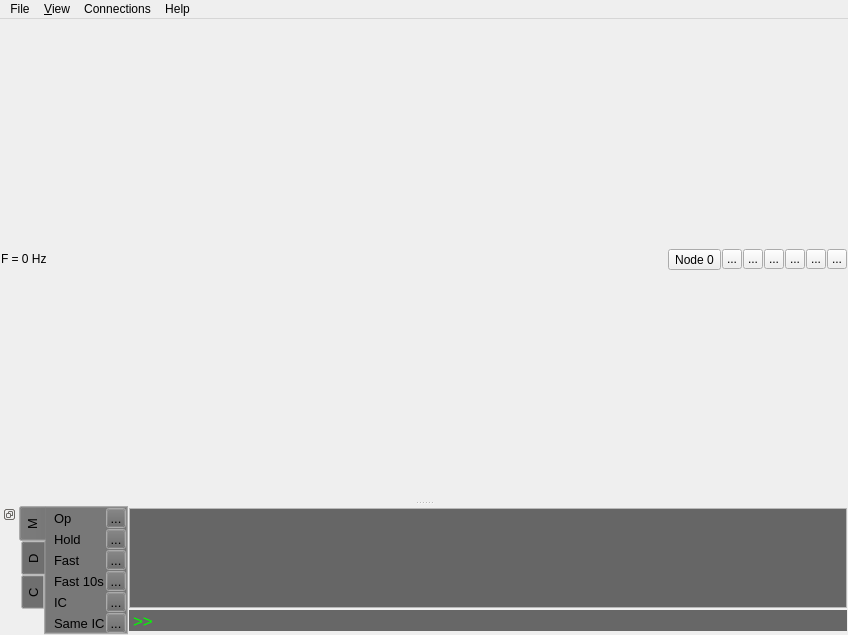
<?xml version="1.0" encoding="UTF-8"?>
<ui version="4.0">
 <class>MainWindow</class>
 <widget class="QMainWindow" name="MainWindow">
  <property name="geometry">
   <rect>
    <x>0</x>
    <y>0</y>
    <width>848</width>
    <height>635</height>
   </rect>
  </property>
  <property name="windowTitle">
   <string>BlueSkyGL</string>
  </property>
  <widget class="QWidget" name="centralwidget">
   <layout class="QVBoxLayout" name="verticalLayout">
    <property name="spacing">
     <number>1</number>
    </property>
    <property name="leftMargin">
     <number>1</number>
    </property>
    <property name="topMargin">
     <number>1</number>
    </property>
    <property name="rightMargin">
     <number>1</number>
    </property>
    <property name="bottomMargin">
     <number>1</number>
    </property>
    <item>
     <layout class="QHBoxLayout" name="horizontalLayout">
      <property name="spacing">
       <number>1</number>
      </property>
      <property name="sizeConstraint">
       <enum>QLayout::SetDefaultConstraint</enum>
      </property>
      <item>
       <widget class="QLabel" name="siminfoLabel">
        <property name="maximumSize">
         <size>
          <width>16777215</width>
          <height>20</height>
         </size>
        </property>
        <property name="text">
         <string>F = 0 Hz</string>
        </property>
       </widget>
      </item>
      <item>
       <widget class="QToolButton" name="simnodes">
        <property name="text">
         <string>Node 0</string>
        </property>
        <property name="popupMode">
         <enum>QToolButton::InstantPopup</enum>
        </property>
        <property name="toolButtonStyle">
         <enum>Qt::ToolButtonTextOnly</enum>
        </property>
       </widget>
      </item>
      <item>
       <widget class="QToolButton" name="panleft">
        <property name="maximumSize">
         <size>
          <width>20</width>
          <height>20</height>
         </size>
        </property>
        <property name="text">
         <string>...</string>
        </property>
       </widget>
      </item>
      <item>
       <widget class="QToolButton" name="panright">
        <property name="maximumSize">
         <size>
          <width>20</width>
          <height>20</height>
         </size>
        </property>
        <property name="text">
         <string>...</string>
        </property>
       </widget>
      </item>
      <item>
       <widget class="QToolButton" name="panup">
        <property name="maximumSize">
         <size>
          <width>20</width>
          <height>20</height>
         </size>
        </property>
        <property name="text">
         <string>...</string>
        </property>
       </widget>
      </item>
      <item>
       <widget class="QToolButton" name="pandown">
        <property name="maximumSize">
         <size>
          <width>20</width>
          <height>20</height>
         </size>
        </property>
        <property name="text">
         <string>...</string>
        </property>
       </widget>
      </item>
      <item>
       <widget class="QToolButton" name="zoomin">
        <property name="maximumSize">
         <size>
          <width>20</width>
          <height>20</height>
         </size>
        </property>
        <property name="text">
         <string>...</string>
        </property>
       </widget>
      </item>
      <item>
       <widget class="QToolButton" name="zoomout">
        <property name="maximumSize">
         <size>
          <width>20</width>
          <height>20</height>
         </size>
        </property>
        <property name="text">
         <string>...</string>
        </property>
       </widget>
      </item>
     </layout>
    </item>
   </layout>
  </widget>
  <widget class="QDockWidget" name="dockWidget">
   <property name="palette">
    <palette>
     <active>
      <colorrole role="Button">
       <brush brushstyle="SolidPattern">
        <color alpha="255">
         <red>102</red>
         <green>102</green>
         <blue>102</blue>
        </color>
       </brush>
      </colorrole>
      <colorrole role="Light">
       <brush brushstyle="SolidPattern">
        <color alpha="255">
         <red>102</red>
         <green>102</green>
         <blue>102</blue>
        </color>
       </brush>
      </colorrole>
      <colorrole role="Midlight">
       <brush brushstyle="SolidPattern">
        <color alpha="255">
         <red>102</red>
         <green>102</green>
         <blue>102</blue>
        </color>
       </brush>
      </colorrole>
     </active>
     <inactive>
      <colorrole role="Button">
       <brush brushstyle="SolidPattern">
        <color alpha="255">
         <red>102</red>
         <green>102</green>
         <blue>102</blue>
        </color>
       </brush>
      </colorrole>
      <colorrole role="Light">
       <brush brushstyle="SolidPattern">
        <color alpha="255">
         <red>102</red>
         <green>102</green>
         <blue>102</blue>
        </color>
       </brush>
      </colorrole>
      <colorrole role="Midlight">
       <brush brushstyle="SolidPattern">
        <color alpha="255">
         <red>102</red>
         <green>102</green>
         <blue>102</blue>
        </color>
       </brush>
      </colorrole>
     </inactive>
     <disabled>
      <colorrole role="Button">
       <brush brushstyle="SolidPattern">
        <color alpha="255">
         <red>102</red>
         <green>102</green>
         <blue>102</blue>
        </color>
       </brush>
      </colorrole>
      <colorrole role="Light">
       <brush brushstyle="SolidPattern">
        <color alpha="255">
         <red>102</red>
         <green>102</green>
         <blue>102</blue>
        </color>
       </brush>
      </colorrole>
      <colorrole role="Midlight">
       <brush brushstyle="SolidPattern">
        <color alpha="255">
         <red>102</red>
         <green>102</green>
         <blue>102</blue>
        </color>
       </brush>
      </colorrole>
     </disabled>
    </palette>
   </property>
   <property name="contextMenuPolicy">
    <enum>Qt::NoContextMenu</enum>
   </property>
   <property name="floating">
    <bool>false</bool>
   </property>
   <property name="features">
    <set>QDockWidget::DockWidgetFloatable|QDockWidget::DockWidgetVerticalTitleBar</set>
   </property>
   <property name="allowedAreas">
    <set>Qt::BottomDockWidgetArea</set>
   </property>
   <attribute name="dockWidgetArea">
    <number>8</number>
   </attribute>
   <widget class="QWidget" name="dockWidgetContents">
    <property name="contextMenuPolicy">
     <enum>Qt::NoContextMenu</enum>
    </property>
    <layout class="QGridLayout" name="gridLayout">
     <property name="leftMargin">
      <number>0</number>
     </property>
     <property name="topMargin">
      <number>0</number>
     </property>
     <property name="rightMargin">
      <number>0</number>
     </property>
     <property name="bottomMargin">
      <number>0</number>
     </property>
     <property name="spacing">
      <number>0</number>
     </property>
     <item row="2" column="1">
      <widget class="QWidget" name="verticalWidget" native="true">
       <layout class="QVBoxLayout" name="verticalLayout_3">
        <property name="spacing">
         <number>1</number>
        </property>
        <property name="sizeConstraint">
         <enum>QLayout::SetMinimumSize</enum>
        </property>
        <property name="leftMargin">
         <number>1</number>
        </property>
        <property name="topMargin">
         <number>1</number>
        </property>
        <property name="rightMargin">
         <number>1</number>
        </property>
        <property name="bottomMargin">
         <number>1</number>
        </property>
        <item>
         <widget class="QTextEdit" name="stackText">
          <property name="maximumSize">
           <size>
            <width>16777215</width>
            <height>100</height>
           </size>
          </property>
          <property name="palette">
           <palette>
            <active>
             <colorrole role="Light">
              <brush brushstyle="SolidPattern">
               <color alpha="255">
                <red>102</red>
                <green>102</green>
                <blue>102</blue>
               </color>
              </brush>
             </colorrole>
             <colorrole role="Text">
              <brush brushstyle="SolidPattern">
               <color alpha="255">
                <red>0</red>
                <green>240</green>
                <blue>0</blue>
               </color>
              </brush>
             </colorrole>
             <colorrole role="Base">
              <brush brushstyle="SolidPattern">
               <color alpha="255">
                <red>102</red>
                <green>102</green>
                <blue>102</blue>
               </color>
              </brush>
             </colorrole>
            </active>
            <inactive>
             <colorrole role="Light">
              <brush brushstyle="SolidPattern">
               <color alpha="255">
                <red>102</red>
                <green>102</green>
                <blue>102</blue>
               </color>
              </brush>
             </colorrole>
             <colorrole role="Text">
              <brush brushstyle="SolidPattern">
               <color alpha="255">
                <red>0</red>
                <green>240</green>
                <blue>0</blue>
               </color>
              </brush>
             </colorrole>
             <colorrole role="Base">
              <brush brushstyle="SolidPattern">
               <color alpha="255">
                <red>102</red>
                <green>102</green>
                <blue>102</blue>
               </color>
              </brush>
             </colorrole>
            </inactive>
            <disabled>
             <colorrole role="Light">
              <brush brushstyle="SolidPattern">
               <color alpha="255">
                <red>102</red>
                <green>102</green>
                <blue>102</blue>
               </color>
              </brush>
             </colorrole>
             <colorrole role="Text">
              <brush brushstyle="SolidPattern">
               <color alpha="255">
                <red>127</red>
                <green>127</green>
                <blue>127</blue>
               </color>
              </brush>
             </colorrole>
             <colorrole role="Base">
              <brush brushstyle="SolidPattern">
               <color alpha="255">
                <red>237</red>
                <green>237</green>
                <blue>237</blue>
               </color>
              </brush>
             </colorrole>
            </disabled>
           </palette>
          </property>
          <property name="font">
           <font>
            <family>Courier New</family>
            <kerning>false</kerning>
           </font>
          </property>
          <property name="layoutDirection">
           <enum>Qt::LeftToRight</enum>
          </property>
          <property name="undoRedoEnabled">
           <bool>false</bool>
          </property>
          <property name="readOnly">
           <bool>true</bool>
          </property>
         </widget>
        </item>
        <item>
         <widget class="QTextEdit" name="lineEdit">
          <property name="maximumSize">
           <size>
            <width>16777214</width>
            <height>21</height>
           </size>
          </property>
          <property name="palette">
           <palette>
            <active>
             <colorrole role="Text">
              <brush brushstyle="SolidPattern">
               <color alpha="255">
                <red>0</red>
                <green>255</green>
                <blue>0</blue>
               </color>
              </brush>
             </colorrole>
             <colorrole role="Base">
              <brush brushstyle="SolidPattern">
               <color alpha="255">
                <red>103</red>
                <green>103</green>
                <blue>103</blue>
               </color>
              </brush>
             </colorrole>
            </active>
            <inactive>
             <colorrole role="Text">
              <brush brushstyle="SolidPattern">
               <color alpha="255">
                <red>0</red>
                <green>255</green>
                <blue>0</blue>
               </color>
              </brush>
             </colorrole>
             <colorrole role="Base">
              <brush brushstyle="SolidPattern">
               <color alpha="255">
                <red>103</red>
                <green>103</green>
                <blue>103</blue>
               </color>
              </brush>
             </colorrole>
            </inactive>
            <disabled>
             <colorrole role="Text">
              <brush brushstyle="SolidPattern">
               <color alpha="255">
                <red>127</red>
                <green>127</green>
                <blue>127</blue>
               </color>
              </brush>
             </colorrole>
             <colorrole role="Base">
              <brush brushstyle="SolidPattern">
               <color alpha="255">
                <red>237</red>
                <green>237</green>
                <blue>237</blue>
               </color>
              </brush>
             </colorrole>
            </disabled>
           </palette>
          </property>
          <property name="cursor" stdset="0">
           <cursorShape>IBeamCursor</cursorShape>
          </property>
          <property name="autoFillBackground">
           <bool>false</bool>
          </property>
          <property name="inputMethodHints">
           <set>Qt::ImhNone</set>
          </property>
          <property name="frameShape">
           <enum>QFrame::NoFrame</enum>
          </property>
          <property name="lineWidth">
           <number>0</number>
          </property>
          <property name="verticalScrollBarPolicy">
           <enum>Qt::ScrollBarAlwaysOff</enum>
          </property>
          <property name="horizontalScrollBarPolicy">
           <enum>Qt::ScrollBarAlwaysOff</enum>
          </property>
          <property name="readOnly">
           <bool>true</bool>
          </property>
          <property name="html">
           <string>&lt;!DOCTYPE HTML PUBLIC &quot;-//W3C//DTD HTML 4.0//EN&quot; &quot;http://www.w3.org/TR/REC-html40/strict.dtd&quot;&gt;
&lt;html&gt;&lt;head&gt;&lt;meta name=&quot;qrichtext&quot; content=&quot;1&quot; /&gt;&lt;style type=&quot;text/css&quot;&gt;
p, li { white-space: pre-wrap; }
&lt;/style&gt;&lt;/head&gt;&lt;body style=&quot; font-family:'.SF NS Text'; font-size:13pt; font-weight:400; font-style:normal;&quot;&gt;
&lt;p style=&quot; margin-top:0px; margin-bottom:0px; margin-left:0px; margin-right:0px; -qt-block-indent:0; text-indent:0px;&quot;&gt;&lt;span style=&quot; font-family:'.Helvetica Neue DeskInterface';&quot;&gt;&amp;gt;&amp;gt;&lt;/span&gt;&lt;/p&gt;&lt;/body&gt;&lt;/html&gt;</string>
          </property>
         </widget>
        </item>
       </layout>
      </widget>
     </item>
     <item row="2" column="0">
      <widget class="QTabWidget" name="tabWidget">
       <property name="sizePolicy">
        <sizepolicy hsizetype="Minimum" vsizetype="Expanding">
         <horstretch>0</horstretch>
         <verstretch>0</verstretch>
        </sizepolicy>
       </property>
       <property name="font">
        <font>
         <pointsize>10</pointsize>
        </font>
       </property>
       <property name="tabPosition">
        <enum>QTabWidget::West</enum>
       </property>
       <property name="tabShape">
        <enum>QTabWidget::Rounded</enum>
       </property>
       <property name="currentIndex">
        <number>0</number>
       </property>
       <widget class="QWidget" name="tab">
        <attribute name="title">
         <string>M</string>
        </attribute>
        <layout class="QFormLayout" name="formLayout">
         <property name="sizeConstraint">
          <enum>QLayout::SetDefaultConstraint</enum>
         </property>
         <property name="formAlignment">
          <set>Qt::AlignRight|Qt::AlignTop|Qt::AlignTrailing</set>
         </property>
         <property name="horizontalSpacing">
          <number>1</number>
         </property>
         <property name="verticalSpacing">
          <number>1</number>
         </property>
         <property name="leftMargin">
          <number>0</number>
         </property>
         <property name="topMargin">
          <number>0</number>
         </property>
         <property name="rightMargin">
          <number>1</number>
         </property>
         <property name="bottomMargin">
          <number>0</number>
         </property>
         <item row="2" column="0">
          <widget class="QLabel" name="label">
           <property name="font">
            <font>
             <pointsize>10</pointsize>
            </font>
           </property>
           <property name="text">
            <string>Op</string>
           </property>
          </widget>
         </item>
         <item row="3" column="0">
          <widget class="QLabel" name="label_2">
           <property name="font">
            <font>
             <pointsize>10</pointsize>
            </font>
           </property>
           <property name="text">
            <string>Hold</string>
           </property>
          </widget>
         </item>
         <item row="3" column="1">
          <widget class="QToolButton" name="hold">
           <property name="maximumSize">
            <size>
             <width>20</width>
             <height>20</height>
            </size>
           </property>
           <property name="text">
            <string>...</string>
           </property>
          </widget>
         </item>
         <item row="4" column="0">
          <widget class="QLabel" name="label_3">
           <property name="font">
            <font>
             <pointsize>10</pointsize>
            </font>
           </property>
           <property name="text">
            <string>Fast</string>
           </property>
          </widget>
         </item>
         <item row="4" column="1">
          <widget class="QToolButton" name="fast">
           <property name="maximumSize">
            <size>
             <width>20</width>
             <height>20</height>
            </size>
           </property>
           <property name="text">
            <string>...</string>
           </property>
          </widget>
         </item>
         <item row="5" column="0">
          <widget class="QLabel" name="label_4">
           <property name="font">
            <font>
             <pointsize>10</pointsize>
            </font>
           </property>
           <property name="text">
            <string>Fast 10s</string>
           </property>
          </widget>
         </item>
         <item row="5" column="1">
          <widget class="QToolButton" name="fast10">
           <property name="maximumSize">
            <size>
             <width>20</width>
             <height>20</height>
            </size>
           </property>
           <property name="text">
            <string>...</string>
           </property>
          </widget>
         </item>
         <item row="6" column="0">
          <widget class="QLabel" name="label_5">
           <property name="font">
            <font>
             <pointsize>10</pointsize>
            </font>
           </property>
           <property name="text">
            <string>IC</string>
           </property>
          </widget>
         </item>
         <item row="6" column="1">
          <widget class="QToolButton" name="ic">
           <property name="maximumSize">
            <size>
             <width>20</width>
             <height>20</height>
            </size>
           </property>
           <property name="text">
            <string>...</string>
           </property>
          </widget>
         </item>
         <item row="7" column="0">
          <widget class="QLabel" name="label_6">
           <property name="font">
            <font>
             <pointsize>10</pointsize>
            </font>
           </property>
           <property name="text">
            <string>Same IC</string>
           </property>
          </widget>
         </item>
         <item row="7" column="1">
          <widget class="QToolButton" name="sameic">
           <property name="maximumSize">
            <size>
             <width>20</width>
             <height>20</height>
            </size>
           </property>
           <property name="text">
            <string>...</string>
           </property>
          </widget>
         </item>
         <item row="2" column="1">
          <widget class="QToolButton" name="op">
           <property name="maximumSize">
            <size>
             <width>20</width>
             <height>20</height>
            </size>
           </property>
           <property name="text">
            <string>...</string>
           </property>
          </widget>
         </item>
        </layout>
       </widget>
       <widget class="QWidget" name="tab_2">
        <attribute name="title">
         <string>D</string>
        </attribute>
        <layout class="QFormLayout" name="formLayout">
         <property name="sizeConstraint">
          <enum>QLayout::SetDefaultConstraint</enum>
         </property>
         <property name="formAlignment">
          <set>Qt::AlignRight|Qt::AlignTop|Qt::AlignTrailing</set>
         </property>
         <property name="horizontalSpacing">
          <number>1</number>
         </property>
         <property name="verticalSpacing">
          <number>1</number>
         </property>
         <property name="leftMargin">
          <number>0</number>
         </property>
         <property name="topMargin">
          <number>0</number>
         </property>
         <property name="rightMargin">
          <number>1</number>
         </property>
         <property name="bottomMargin">
          <number>0</number>
         </property>
         <item row="2" column="0">
          <widget class="QLabel" name="label">
           <property name="font">
            <font>
             <pointsize>10</pointsize>
            </font>
           </property>
           <property name="text">
            <string>AC</string>
           </property>
          </widget>
         </item>
         <item row="2" column="1">
          <widget class="QToolButton" name="showac">
           <property name="maximumSize">
            <size>
             <width>20</width>
             <height>20</height>
            </size>
           </property>
           <property name="text">
            <string>...</string>
           </property>
          </widget>
         </item>
         <item row="3" column="0">
          <widget class="QLabel" name="label_2">
           <property name="font">
            <font>
             <pointsize>10</pointsize>
            </font>
           </property>
           <property name="text">
            <string>PZ</string>
           </property>
          </widget>
         </item>
         <item row="3" column="1">
          <widget class="QToolButton" name="showpz">
           <property name="maximumSize">
            <size>
             <width>20</width>
             <height>20</height>
            </size>
           </property>
           <property name="text">
            <string>...</string>
           </property>
          </widget>
         </item>
         <item row="4" column="0">
          <widget class="QLabel" name="label_3">
           <property name="font">
            <font>
             <pointsize>10</pointsize>
            </font>
           </property>
           <property name="text">
            <string>Apt</string>
           </property>
          </widget>
         </item>
         <item row="4" column="1">
          <widget class="QToolButton" name="showapt">
           <property name="maximumSize">
            <size>
             <width>20</width>
             <height>20</height>
            </size>
           </property>
           <property name="text">
            <string>...</string>
           </property>
          </widget>
         </item>
         <item row="5" column="0">
          <widget class="QLabel" name="label_4">
           <property name="font">
            <font>
             <pointsize>10</pointsize>
            </font>
           </property>
           <property name="text">
            <string>Wpt</string>
           </property>
          </widget>
         </item>
         <item row="5" column="1">
          <widget class="QToolButton" name="showwpt">
           <property name="maximumSize">
            <size>
             <width>20</width>
             <height>20</height>
            </size>
           </property>
           <property name="text">
            <string>...</string>
           </property>
          </widget>
         </item>
         <item row="6" column="0">
          <widget class="QLabel" name="label_5">
           <property name="font">
            <font>
             <pointsize>10</pointsize>
            </font>
           </property>
           <property name="text">
            <string>Labels</string>
           </property>
          </widget>
         </item>
         <item row="6" column="1">
          <widget class="QToolButton" name="showlabels">
           <property name="maximumSize">
            <size>
             <width>20</width>
             <height>20</height>
            </size>
           </property>
           <property name="text">
            <string>...</string>
           </property>
          </widget>
         </item>
         <item row="7" column="0">
          <widget class="QLabel" name="label_6">
           <property name="font">
            <font>
             <pointsize>10</pointsize>
            </font>
           </property>
           <property name="text">
            <string>Map</string>
           </property>
          </widget>
         </item>
         <item row="7" column="1">
          <widget class="QToolButton" name="showmap">
           <property name="maximumSize">
            <size>
             <width>20</width>
             <height>20</height>
            </size>
           </property>
           <property name="text">
            <string>...</string>
           </property>
          </widget>
         </item>
        </layout>
       </widget>
       <widget class="QWidget" name="tab_4">
        <attribute name="title">
         <string>C</string>
        </attribute>
        <layout class="QFormLayout" name="formLayout">
         <property name="sizeConstraint">
          <enum>QLayout::SetDefaultConstraint</enum>
         </property>
         <property name="formAlignment">
          <set>Qt::AlignRight|Qt::AlignTop|Qt::AlignTrailing</set>
         </property>
         <property name="horizontalSpacing">
          <number>1</number>
         </property>
         <property name="verticalSpacing">
          <number>1</number>
         </property>
         <property name="leftMargin">
          <number>0</number>
         </property>
         <property name="topMargin">
          <number>0</number>
         </property>
         <property name="rightMargin">
          <number>1</number>
         </property>
         <property name="bottomMargin">
          <number>0</number>
         </property>
         <item row="2" column="0">
          <widget class="QLabel" name="label">
           <property name="font">
            <font>
             <pointsize>10</pointsize>
            </font>
           </property>
           <property name="text">
            <string>Custom 1</string>
           </property>
          </widget>
         </item>
         <item row="2" column="1">
          <widget class="QToolButton" name="custom1">
           <property name="maximumSize">
            <size>
             <width>20</width>
             <height>20</height>
            </size>
           </property>
           <property name="text">
            <string>...</string>
           </property>
          </widget>
         </item>
         <item row="3" column="0">
          <widget class="QLabel" name="label_2">
           <property name="font">
            <font>
             <pointsize>10</pointsize>
            </font>
           </property>
           <property name="text">
            <string>Custom 2</string>
           </property>
          </widget>
         </item>
         <item row="3" column="1">
          <widget class="QToolButton" name="custom2">
           <property name="maximumSize">
            <size>
             <width>20</width>
             <height>20</height>
            </size>
           </property>
           <property name="text">
            <string>...</string>
           </property>
          </widget>
         </item>
         <item row="4" column="0">
          <widget class="QLabel" name="label_3">
           <property name="font">
            <font>
             <pointsize>10</pointsize>
            </font>
           </property>
           <property name="text">
            <string>Custom 3</string>
           </property>
          </widget>
         </item>
         <item row="4" column="1">
          <widget class="QToolButton" name="custom3">
           <property name="maximumSize">
            <size>
             <width>20</width>
             <height>20</height>
            </size>
           </property>
           <property name="text">
            <string>...</string>
           </property>
          </widget>
         </item>
         <item row="5" column="0">
          <widget class="QLabel" name="label_4">
           <property name="font">
            <font>
             <pointsize>10</pointsize>
            </font>
           </property>
           <property name="text">
            <string>Custom 4</string>
           </property>
          </widget>
         </item>
         <item row="5" column="1">
          <widget class="QToolButton" name="custom4">
           <property name="maximumSize">
            <size>
             <width>20</width>
             <height>20</height>
            </size>
           </property>
           <property name="text">
            <string>...</string>
           </property>
          </widget>
         </item>
         <item row="6" column="0">
          <widget class="QLabel" name="label_5">
           <property name="font">
            <font>
             <pointsize>10</pointsize>
            </font>
           </property>
           <property name="text">
            <string>Custom 5</string>
           </property>
          </widget>
         </item>
         <item row="6" column="1">
          <widget class="QToolButton" name="custom5">
           <property name="maximumSize">
            <size>
             <width>20</width>
             <height>20</height>
            </size>
           </property>
           <property name="text">
            <string>...</string>
           </property>
          </widget>
         </item>
         <item row="7" column="0">
          <widget class="QLabel" name="label_6">
           <property name="font">
            <font>
             <pointsize>10</pointsize>
            </font>
           </property>
           <property name="text">
            <string>Custom 6</string>
           </property>
          </widget>
         </item>
         <item row="7" column="1">
          <widget class="QToolButton" name="custom6">
           <property name="maximumSize">
            <size>
             <width>20</width>
             <height>20</height>
            </size>
           </property>
           <property name="text">
            <string>...</string>
           </property>
          </widget>
         </item>
        </layout>
       </widget>
      </widget>
     </item>
    </layout>
   </widget>
  </widget>
  <widget class="QMenuBar" name="menuBar">
   <property name="geometry">
    <rect>
     <x>0</x>
     <y>0</y>
     <width>848</width>
     <height>22</height>
    </rect>
   </property>
   <widget class="QMenu" name="menuFile">
    <property name="title">
     <string>File</string>
    </property>
    <addaction name="action_Open"/>
    <addaction name="action_Save"/>
   </widget>
   <widget class="QMenu" name="menu_View">
    <property name="title">
     <string>&amp;View</string>
    </property>
    <addaction name="action_Reset_view"/>
   </widget>
   <widget class="QMenu" name="menuConnections">
    <property name="title">
     <string>Connections</string>
    </property>
    <addaction name="actionConnect_to_ADS_B_server"/>
    <addaction name="actionEnable_output_to_UDP"/>
   </widget>
   <widget class="QMenu" name="menuHelp">
    <property name="title">
     <string>Help</string>
    </property>
    <addaction name="actionAbout_BlueSky"/>
   </widget>
   <addaction name="menuFile"/>
   <addaction name="menu_View"/>
   <addaction name="menuConnections"/>
   <addaction name="menuHelp"/>
  </widget>
  <action name="action_Open">
   <property name="text">
    <string>&amp;Open</string>
   </property>
  </action>
  <action name="action_Save">
   <property name="text">
    <string>&amp;Save</string>
   </property>
  </action>
  <action name="action_Reset_view">
   <property name="text">
    <string>&amp;Reset view</string>
   </property>
  </action>
  <action name="actionConnect_to_ADS_B_server">
   <property name="text">
    <string>Connect to ADS-B server</string>
   </property>
  </action>
  <action name="actionEnable_output_to_UDP">
   <property name="text">
    <string>Enable output to UDP</string>
   </property>
  </action>
  <action name="actionAbout_BlueSky">
   <property name="text">
    <string>About BlueSky</string>
   </property>
  </action>
 </widget>
 <resources/>
 <connections/>
</ui>
